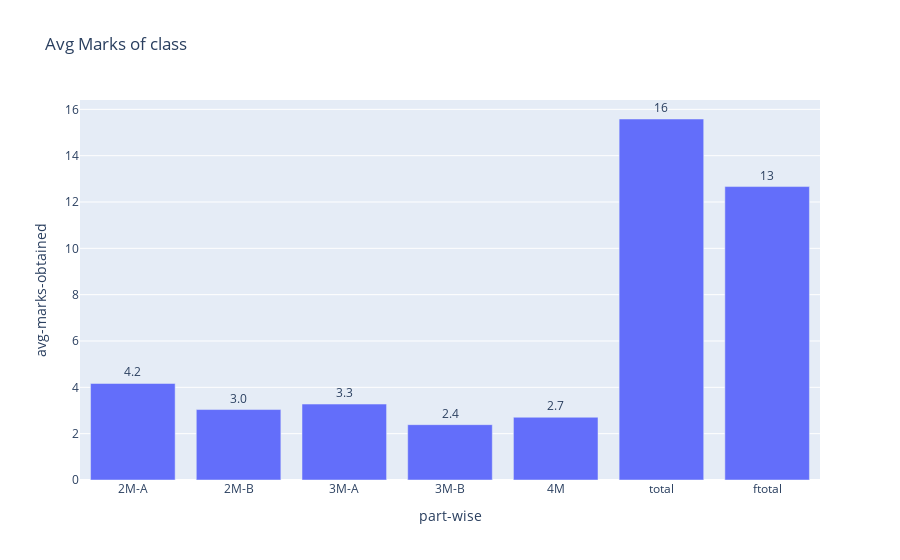

Here is the notebook cell this chart was saved with:
### Code cell
avg_df = python.loc[:, python.columns != 'roll']
avg_df = avg_df.mean().to_frame().reset_index()
avg_df = avg_df.iloc[1:]
avg_df.columns = ['part-wise','avg-marks-obtained']
fig = px.bar(avg_df,x='part-wise', y='avg-marks-obtained', text='avg-marks-obtained',title="Avg Marks of class")
fig.update_traces(texttemplate='%{text:.2s}', textposition='outside')
fig.update_layout(uniformtext_minsize=8, uniformtext_mode='hide')
fig.show()

### Figure 1 — Plotly figure (JSON) as saved in the notebook; plotly's stock layout.template omitted (floating-point values rounded to 4 significant figures)
{"data": [{"alignmentgroup": "True", "hovertemplate": "part-wise=%{x}<br>avg-marks-obtained=%{text}<extra></extra>", "legendgroup": "", "marker": {"color": "#636efa", "pattern": {"shape": ""}}, "name": "", "offsetgroup": "", "orientation": "v", "showlegend": false, "text": [4.167, 3.042, 3.278, 2.389, 2.708, 15.58, 12.67], "textposition": "outside", "texttemplate": "%{text:.2s}", "type": "bar", "x": ["2M-A", "2M-B", "3M-A", "3M-B", "4M", "total", "ftotal"], "xaxis": "x", "y": [4.167, 3.042, 3.278, 2.389, 2.708, 15.58, 12.67], "yaxis": "y"}], "layout": {"barmode": "relative", "legend": {"tracegroupgap": 0}, "title": {"text": "Avg Marks of class"}, "uniformtext": {"minsize": 8, "mode": "hide"}, "xaxis": {"anchor": "y", "domain": [0, 1], "title": {"text": "part-wise"}}, "yaxis": {"anchor": "x", "domain": [0, 1], "title": {"text": "avg-marks-obtained"}}}}
